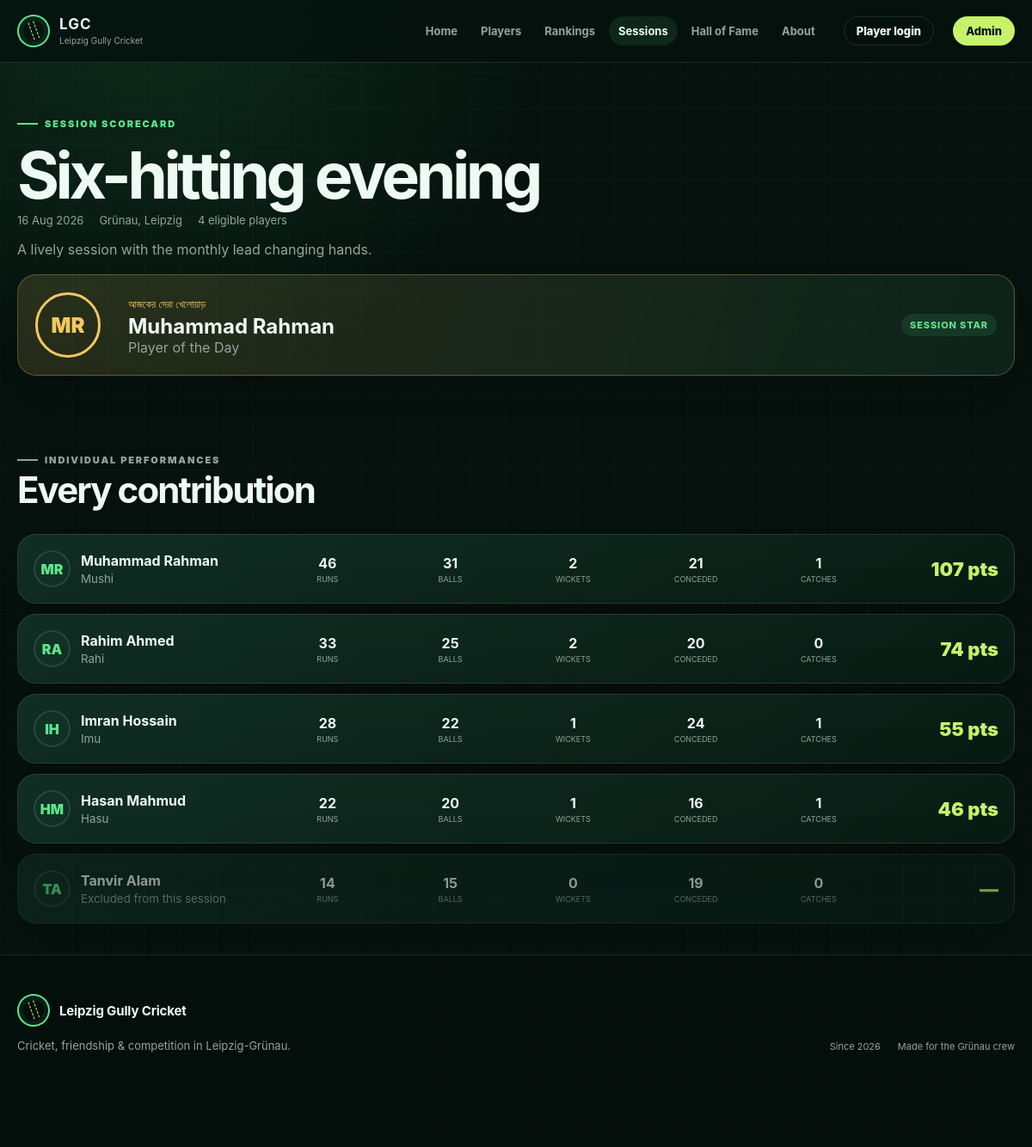
The page /session.php?id=4 on the database its author committed.
### tables this page shows
CREATE TABLE sessions (
    id INT UNSIGNED AUTO_INCREMENT PRIMARY KEY,
    session_date DATE NOT NULL,
    location VARCHAR(160) NOT NULL DEFAULT 'Grünau, Leipzig',
    title VARCHAR(160) NULL,
    notes TEXT NULL,
    team_info TEXT NULL,
    status ENUM('draft', 'completed', 'cancelled') NOT NULL DEFAULT 'completed',
    player_of_day_id INT UNSIGNED NULL,
    created_at TIMESTAMP NOT NULL DEFAULT CURRENT_TIMESTAMP,
    updated_at TIMESTAMP NOT NULL DEFAULT CURRENT_TIMESTAMP ON UPDATE CURRENT_TIMESTAMP,
    CONSTRAINT fk_sessions_pod FOREIGN KEY (player_of_day_id) REFERENCES players(id) ON DELETE SET NULL,
    INDEX idx_sessions_date_status (session_date, status)
);

CREATE TABLE players (
    id INT UNSIGNED AUTO_INCREMENT PRIMARY KEY,
    name VARCHAR(120) NOT NULL,
    email VARCHAR(190) NULL,
    password_hash VARCHAR(255) NULL,
    last_login_at DATETIME NULL,
    nickname VARCHAR(80) NULL,
    photo VARCHAR(255) NULL,
    player_number VARCHAR(12) NULL,
    batting_style VARCHAR(80) NULL,
    bowling_style VARCHAR(80) NULL,
    nationality_code CHAR(2) NULL,
    bio TEXT NULL,
    joined_date DATE NULL,
    active TINYINT(1) NOT NULL DEFAULT 1,
    created_at TIMESTAMP NOT NULL DEFAULT CURRENT_TIMESTAMP,
    updated_at TIMESTAMP NOT NULL DEFAULT CURRENT_TIMESTAMP ON UPDATE CURRENT_TIMESTAMP,
    UNIQUE KEY uq_players_email (email),
    INDEX idx_players_active (active)
);

CREATE TABLE session_players (
    id INT UNSIGNED AUTO_INCREMENT PRIMARY KEY,
    session_id INT UNSIGNED NOT NULL,
    player_id INT UNSIGNED NOT NULL,
    runs INT UNSIGNED NULL,
    balls_faced INT UNSIGNED NULL,
    fours INT UNSIGNED NULL,
    sixes INT UNSIGNED NULL,
    is_out TINYINT(1) NULL,
    wickets INT UNSIGNED NULL,
    balls_bowled INT UNSIGNED NULL,
    runs_conceded INT UNSIGNED NULL,
    catches INT UNSIGNED NULL,
    run_outs INT UNSIGNED NULL,
    stumpings INT UNSIGNED NULL,
    bonus_points INT UNSIGNED NOT NULL DEFAULT 0,
    penalty_points INT UNSIGNED NOT NULL DEFAULT 0,
    excluded TINYINT(1) NOT NULL DEFAULT 0,
    admin_note VARCHAR(255) NULL,
    calculated_points INT NOT NULL DEFAULT 0,
    created_at TIMESTAMP NOT NULL DEFAULT CURRENT_TIMESTAMP,
    updated_at TIMESTAMP NOT NULL DEFAULT CURRENT_TIMESTAMP ON UPDATE CURRENT_TIMESTAMP,
    CONSTRAINT fk_session_players_session FOREIGN KEY (session_id) REFERENCES sessions(id) ON DELETE CASCADE,
    CONSTRAINT fk_session_players_player FOREIGN KEY (player_id) REFERENCES players(id) ON DELETE RESTRICT,
    UNIQUE KEY uq_session_player (session_id, player_id),
    INDEX idx_session_players_player (player_id),
    INDEX idx_session_players_eligible (session_id, excluded)
);

### session.php (the view, shortened to what this page needs)
<?php
require_once __DIR__ . '/includes/functions.php';
$pdo = db();
$sessionId = filter_input(INPUT_GET, 'id', FILTER_VALIDATE_INT);
$session = getSessionStats($pdo, $sessionId ?: 0);
require __DIR__ . '/includes/header.php';
?>
<section class="session-hero"><div class="shell"><p class="eyebrow">Session scorecard</p><h1><?= e($session['title'] ?: format_date($session['session_date'])) ?></h1><div class="session-meta"><span><?= e(format_date($session['session_date'])) ?></span><span><?= e($session['location']) ?></span><span><?= count($session['eligible_players']) ?> eligible players</span></div><?php if ($session['notes']): ?><p class="muted"><?= nl2br(e($session['notes'])) ?></p><?php endif; ?><?php if ($session['team_info']): ?><p class="muted"><strong class="accent">Teams:</strong> <?= nl2br(e($session['team_info'])) ?></p><?php endif; ?>
<?php if ($session['player_of_day_id']): ?><a class="surface pod-highlight" href="<?= e(url('player.php?id='.(int)$session['player_of_day_id'])) ?>"><?= avatar_html(['name'=>$session['player_of_day_name'],'photo'=>$session['player_of_day_photo']], 'avatar') ?><div><span class="bengali">আজকের সেরা খেলোয়াড়</span><h2><?= e($session['player_of_day_name']) ?></h2><span class="muted">Player of the Day</span></div><span class="pill">Session star</span></a><?php endif; ?></div></section>
<section class="section-sm"><div class="shell"><div class="section-head"><div><p class="eyebrow">Individual performances</p><h2>Every contribution</h2></div></div>
    <?php if ($session['players']): ?><div class="performance-cards">
        <?php foreach ($session['players'] as $row): ?><a class="surface performance-card <?= $row['excluded'] ? 'is-excluded' : '' ?>" href="<?= e(url('player.php?id='.(int)$row['player_id'])) ?>">
            <span class="rank-player"><?= avatar_html($row, 'avatar') ?><span><strong><?= e($row['name']) ?></strong><small><?= $row['excluded'] ? 'Excluded from this session' : e($row['nickname'] ?: 'Eligible performance') ?></small></span></span>
            <?php foreach ([['Runs',$row['runs']],['Balls',$row['balls_faced']],['Wickets',$row['wickets']],['Conceded',$row['runs_conceded']],['Catches',$row['catches']]] as [$label,$value]): ?><span class="performance-stat"><strong><?= $value === null ? '—' : (int)$value ?></strong><span><?= e($label) ?></span></span><?php endforeach; ?>
            <span class="points"><?= $row['excluded'] ? '—' : (int)$row['calculated_points'].' pts' ?></span>
        </a><?php endforeach; ?>
    </div><?php else: ?><div class="surface empty-state"><h2>No performances</h2><p>No players were added to this session.</p></div><?php endif; ?>
</div></section>
<?php require __DIR__ . '/includes/footer.php'; ?>

### includes/functions.php (shortened to what this page needs)
<?php
function e(mixed $value): string
{
    return htmlspecialchars((string) $value, ENT_QUOTES | ENT_SUBSTITUTE, 'UTF-8');
}
function url(string $path = ''): string
{
    return rtrim(BASE_URL, '/') . '/' . ltrim($path, '/');
}
function format_date(?string $date): string
{
    return (new DateTimeImmutable($date, new DateTimeZone(APP_TIMEZONE)))->format('j M Y');
}
function getSessionStats(PDO $pdo, int $sessionId): ?array
{
    $session = $pdo->prepare(
        'SELECT s.*, p.name AS player_of_day_name, p.photo AS player_of_day_photo
         FROM sessions s LEFT JOIN players p ON p.id = s.player_of_day_id WHERE s.id = ?'
    );
    $session->execute([$sessionId]);
    $result = $session->fetch();
    $players = $pdo->prepare(
        'SELECT sp.*, p.name, p.nickname, p.photo, p.player_number
         FROM session_players sp INNER JOIN players p ON p.id = sp.player_id
         WHERE sp.session_id = ? ORDER BY sp.excluded ASC, sp.calculated_points DESC, p.name ASC'
    );
    $players->execute([$sessionId]);
    $result['players'] = $players->fetchAll();
    $result['eligible_players'] = array_values(array_filter($result['players'], static fn(array $row): bool => !(bool) $row['excluded']));
    return $result;
}
function avatar_html(array $player, string $class = 'avatar'): string
{
    $name = trim((string) ($player['name'] ?? 'Player'));
    $initials = '';
    foreach (preg_split('/\s+/', $name) ?: [] as $part) {
        $initials .= substr($part, 0, 1);
        if (strlen($initials) >= 2) {
            break;
        }
    }
    return '<span class="' . e($class) . ' avatar-fallback" aria-hidden="true">' . e(strtoupper($initials ?: 'L')) . '</span>';
}

### assets/css/style.css (style rules this page uses)
:root { --ink: #eefbf4; --muted: #91a69d; --night: #06120e; --night-2: #0a1d16; --panel: #0d251c; --panel-2: #123126; --line: rgba(193, 255, 217, .12); --green: #5ee58d; --green-2: #22b85d; --lime: #c7f36a; --gold: #f4c75f; --silver: #cbd5d1; --bronze: #cd8959; --red: #ff7b70; --radius: 22px; --shadow: 0 20px 70px rgba(0, 0, 0, .28); font-family: Inter, ui-sans-serif, system-ui, -apple-system, BlinkMacSystemFont, "Segoe UI", sans-serif; color-scheme: dark; }
* { box-sizing: border-box; }
html { scroll-behavior: smooth; }
body { margin: 0; color: var(--ink); background: var(--night); min-height: 100vh; }
body::before { content: ""; position: fixed; inset: 0; pointer-events: none; z-index: -1; background: radial-gradient(circle at 15% 0%, rgba(64, 213, 119, .13), transparent 29rem), linear-gradient(rgba(255,255,255,.018) 1px, transparent 1px), linear-gradient(90deg, rgba(255,255,255,.018) 1px, transparent 1px); background-size: auto, 42px 42px, 42px 42px; }
a { color: inherit; text-decoration: none; }
button, a { -webkit-tap-highlight-color: transparent; }
.shell { width: min(1160px, calc(100% - 32px)); margin-inline: auto; }
.section-sm { padding: 36px 0; }
.section-head { display: flex; align-items: end; justify-content: space-between; gap: 24px; margin-bottom: 26px; }
.section-head h1, .section-head h2 { margin: 0; letter-spacing: -.045em; }
.section-head h2 { font-size: clamp(27px, 4vw, 42px); }
.section-head p { color: var(--muted); max-width: 560px; margin: 8px 0 0; line-height: 1.65; }
.eyebrow { display: inline-flex; align-items: center; gap: 8px; margin: 0 0 12px; color: var(--green); text-transform: uppercase; font-size: 11px; font-weight: 900; letter-spacing: .17em; }
.eyebrow::before { content: ""; width: 24px; height: 2px; background: currentColor; }
.surface { background: linear-gradient(145deg, rgba(18,49,38,.92), rgba(9,28,21,.94)); border: 1px solid var(--line); border-radius: var(--radius); box-shadow: var(--shadow); }
.muted { color: var(--muted); }
.pill { display: inline-flex; align-items: center; border-radius: 999px; padding: 6px 10px; background: rgba(94,229,141,.1); color: var(--green); font-size: 11px; font-weight: 850; text-transform: uppercase; letter-spacing: .08em; }
.session-meta { display: flex; gap: 18px; flex-wrap: wrap; color: var(--muted); font-size: 13px; }
.rank-player { display: flex; align-items: center; gap: 12px; min-width: 0; }
.rank-player .avatar { width: 43px; height: 43px; border-radius: 50%; object-fit: cover; flex: 0 0 auto; border: 2px solid var(--line); }
.rank-player .avatar-fallback { display: grid; place-items: center; background: var(--panel-2); color: var(--green); font-weight: 900; }
.rank-player strong, .rank-player small { display: block; overflow: hidden; text-overflow: ellipsis; white-space: nowrap; }
.rank-player small { color: var(--muted); margin-top: 3px; }
.session-hero { padding: 56px 0 26px; }
.session-hero h1 { font-size: clamp(39px, 7vw, 75px); margin: 5px 0 9px; letter-spacing: -.06em; line-height: .95; }
.pod-highlight { display: grid; grid-template-columns: 90px 1fr auto; align-items: center; gap: 18px; padding: 20px; border-color: rgba(244,199,95,.3); background: linear-gradient(110deg, rgba(244,199,95,.14), rgba(13,37,28,.9)); margin: 19px 0; }
.pod-highlight .avatar { width: 76px; height: 76px; border-radius: 50%; object-fit: cover; border: 3px solid var(--gold); }
.pod-highlight .avatar-fallback { display: grid; place-items: center; color: var(--gold); font-size: 24px; font-weight: 900; }
.pod-highlight h2 { margin: 3px 0 0; }
.pod-highlight .bengali { color: var(--gold); font-size: 12px; }
.performance-cards { display: grid; gap: 12px; }
.performance-card { display: grid; grid-template-columns: minmax(180px, 1.1fr) repeat(6, minmax(65px, .55fr)); align-items: center; gap: 10px; padding: 18px; }
.performance-card.is-excluded { opacity: .58; }
.performance-card .points { font-size: 22px; font-weight: 950; color: var(--lime); text-align: right; }
.performance-stat strong, .performance-stat span { display: block; text-align: center; }
.performance-stat span { color: var(--muted); font-size: 9px; text-transform: uppercase; margin-top: 3px; }

### rows shown on the page
sessions: title "Six-hitting evening", session_date "16 Aug 2026", location "Grünau, Leipzig", notes "A lively session with the monthly lead changing hands.", player_of_day.name "Muhammad Rahman"
session_players: initials "MR", player.name "Muhammad Rahman", player.nickname "Mushi", value "46", label "RUNS", value "31", label "BALLS", value "2", label "WICKETS", value "21", label "CONCEDED", value "1", label "CATCHES", calculated_points "107"
session_players: initials "RA", player.name "Rahim Ahmed", player.nickname "Rahi", value "33", label "RUNS", value "25", label "BALLS", value "2", label "WICKETS", value "20", label "CONCEDED", value "0", label "CATCHES", calculated_points "74"
session_players: initials "IH", player.name "Imran Hossain", player.nickname "Imu", value "28", label "RUNS", value "22", label "BALLS", value "1", label "WICKETS", value "24", label "CONCEDED", label "CATCHES", calculated_points "55"
session_players: initials "HM", player.name "Hasan Mahmud", player.nickname "Hasu", value "22", label "RUNS", value "20", label "BALLS", value "1", label "WICKETS", value "16", label "CONCEDED", label "CATCHES", calculated_points "46"
session_players: initials "TA", player.name "Tanvir Alam", excluded "Excluded from this session", value "14", label "RUNS", value "15", label "BALLS", value "0", label "WICKETS", value "19", label "CONCEDED", label "CATCHES"

### other values the page prints
$label "Home"
$label "Players"
$label "Rankings"
$label "Sessions"
$label "Hall of Fame"
$label "About"
count($session['eligible_players']) "4"
$initials ?: 'L' "MR"
